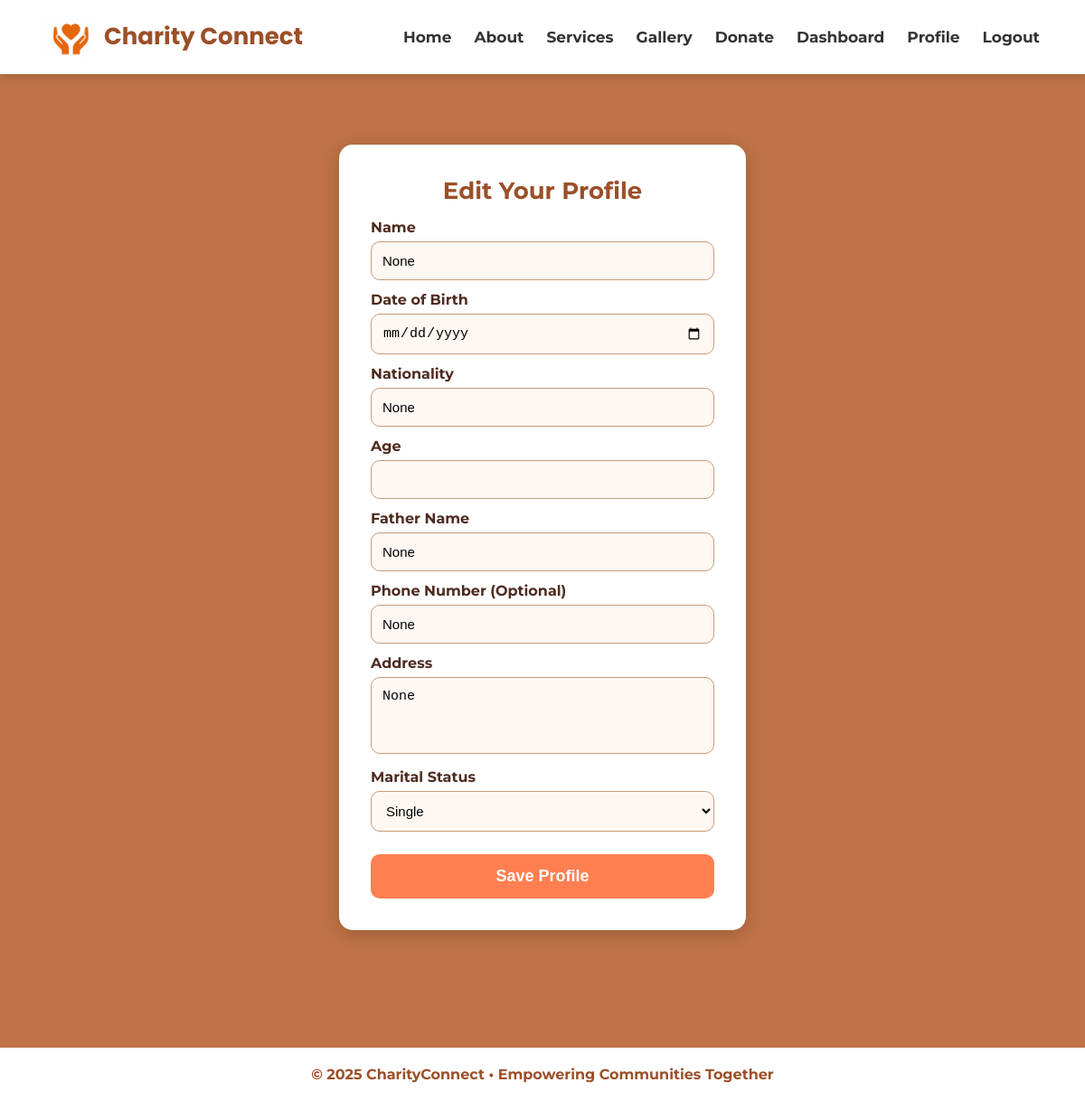
/donation/user/profile/ (signed in), run on the app's committed database.
### user/models.py (models this page shows, shortened)
class UserProfile(models.Model):
    user = models.OneToOneField(
        User,
        on_delete=models.CASCADE,
        related_name="profile"
    )
    full_name = models.CharField(max_length=150, blank=True, null=True)
    father_name = models.CharField(max_length=150, blank=True, null=True)
    dob = models.DateField(blank=True, null=True)
    age = models.PositiveIntegerField(blank=True, null=True)
    nationality = models.CharField(max_length=50, blank=True, null=True)
    phone = models.CharField(max_length=20, blank=True, null=True)
    address = models.TextField(blank=True, null=True)
    marital_status = models.CharField(max_length=50, blank=True, null=True)
    volunteer_program = models.CharField(max_length=150, blank=True, null=True)

### user/views.py (the view, shortened to what this page needs)
# urls.py: path("profile/", views.profile_view, name="profile"),
@login_required
def profile_view(request):
    profile, created = UserProfile.objects.get_or_create(user=request.user)
    return render(request, "user/profile.html", {"profile": profile})

### templates/user/profile.html (shortened to what this page needs)
{% load static %}
<!DOCTYPE html>
<html lang="en">
<head>
</head>
<body>
<nav>
    <div style="display:flex;align-items:center;">
        <img src="{% static 'image/logoo.png' %}" class="logo" />
        <h2>Charity Connect</h2>
    </div>
    <ul>
        <li><a href="{% url 'home' %}">Home</a></li>
        <li><a href="{% url 'about' %}">About</a></li>
        <li><a href="{% url 'services' %}">Services</a></li>
        <li><a href="{% url 'gallery' %}">Gallery</a></li>
        <li><a href="{% url 'donate' %}">Donate</a></li>
        {% if user.is_authenticated %}
        <li><a href="{% url 'dashboard' %}">Dashboard</a></li>
        <li><a href="{% url 'profile' %}">Profile</a></li>
        <li><a href="{% url 'logout' %}">Logout</a></li>
    {% else %}
        <li><a href="{% url 'login' %}">Login</a></li>
        <li><a href="{% url 'register' %}">Register</a></li>
    {% endif %}
    </ul>
</nav>
<div class="profile-wrapper">
    <div class="profile-card">
        <h2>Edit Your Profile</h2>
        <form method="POST">
            <label>Name</label>
            <input type="text" name="full_name" value="{{ profile.full_name }}" required>
            <label>Date of Birth</label>
            <input type="date" name="dob" value="{{ profile.dob }}">
            <label>Nationality</label>
            <input type="text" name="nationality" value="{{ profile.nationality }}">
            <label>Age</label>
            <input type="number" name="age" value="{{ profile.age }}">
            <label>Father Name</label>
            <input type="text" name="father_name" value="{{ profile.father_name }}">
            <label>Phone Number (Optional)</label>
            <input type="text" name="phone" value="{{ profile.phone }}">
            <label>Address</label>
            <textarea name="address">{{ profile.address }}</textarea>
            <label>Marital Status</label>
            <select name="marital_status">
                <option value="Single" {% if profile.marital_status == "Single" %}selected{% endif %}>Single</option>
            </select>
            <button class="btn-submit">Save Profile</button>
        </form>
    </div>
</div>
<footer>
    <b>© 2025 CharityConnect • Empowering Communities Together</b>
</footer>
</body>
</html>

### templates/user/profile.html (style rules this page uses)
* { margin:0; padding:0; box-sizing:border-box; }
body { font-family:'Montserrat',sans-serif; background:#c07346; color:white; margin-top:90px; }
nav { display:flex; justify-content:space-between; align-items:center; padding:18px 50px; background:white; box-shadow:0 3px 10px rgba(0,0,0,0.15); position:fixed; top:0; left:0; width:100%; z-index:1000; }
nav h2 { font-family:'Poppins',sans-serif; color:#9c4f28; font-size:26px; }
nav ul { display:flex; list-style:none; gap:25px; }
nav ul li a { text-decoration:none; color:#333; font-size:17px; font-weight:bold; position:relative; transition:0.3s; }
nav ul li a::after { content:''; position:absolute; width:0; height:3px; background:#ff7f50; left:0; bottom:-5px; transition:0.3s; }
.logo { width:55px; margin-right:10px; }
.profile-wrapper { display:flex; justify-content:center; padding:70px 20px; }
.profile-card { background:white; color:#9c4f28; width:450px; padding:35px; border-radius:15px; text-align:left; box-shadow:0 4px 20px rgba(0,0,0,0.20); animation:fadeIn 0.4s ease-in-out; }
.profile-card h2 { font-size:26px; margin-bottom:15px; text-align:center; }
label { font-weight:bold; color:#4e2b1f; margin-top:12px; display:block; }
input, select, textarea { width:100%; padding:12px; border-radius:10px; border:1px solid #c89b7b; margin-top:6px; background:#fff7f2; font-size:15px; }
textarea { resize:none; height:85px; }
.btn-submit { width:100%; border:none; padding:14px; margin-top:25px; font-size:18px; font-weight:bold; background:#ff7f50; color:white; border-radius:10px; cursor:pointer; transition:0.3s; }
footer { margin-top:60px; background:white; color:#9c4f28; text-align:center; padding:20px 0; font-size:1rem; }

### data on the page
UserProfile: full_name "None", nationality "None", father_name "None", phone "None", address "None"
